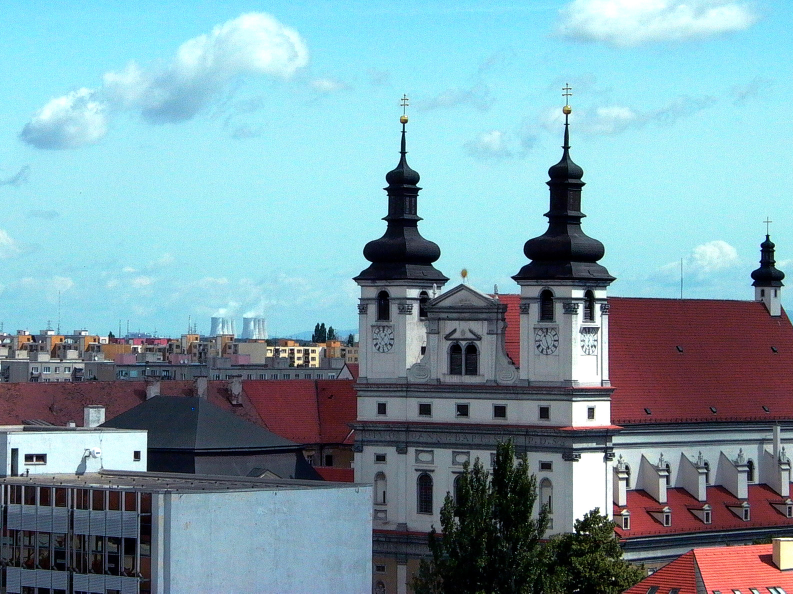
#> input picture Year 1/Computer Vision/Labs/lab4/cathedral_img1.jpg, 1586 x 1187 px (shown at 1/2 size); its folder holds only this picture in this run
$ jupyter execute --allow-errors 'Lab4 - schelet.ipynb'
#> lines starting #> are read from the running program, lines starting #| are printed output that depends on the picture
## Computer vision
### Image matching

[cell 1]
import numpy as np
import cv2 as cv
import glob
import os
import matplotlib.pyplot as plt
import pandas as pd

[cell 2]
base_folder = './' # change this on your machine
images = glob.glob(os.path.join(base_folder, "*.jpg"))
print(images)

[cell 3]
print(cv.__version__)
# sift doesn't work with version 4.1.2 (is patented)
# in order to make sift working uninstall opencv and install version 3.4.2.16 with opencv-contrib
# pip install opencv-python==3.4.2.16
# pip install opencv-contrib-python==3.4.2.16

[cell 4]
img1 = cv.imread(base_folder + 'cathedral_img1.jpg')
#> img1 is the input picture: shape (1187, 1586, 3); mean B, G, R 169, 158.5, 125.2
img2 = cv.imread(base_folder + 'cathedral_img2.jpg')

img1 = cv.cvtColor(img1, cv.COLOR_BGR2RGB)
#> (the rest of this cell did not finish here and is left out)

We will perform **image matching** based on their local features, a.k.a. interest points.

A local image feature is a tiny patch in the image that's invariant to image scaling, rotation and change in illumination. It's like the tip of a tower, or the corner of a window in the image above. Unlike a random point on the background (sky) in the image above, the tip of the tower can be precise detected in most images of the same scene. It is geometricly (translation, rotation, ...) and photometricly (brightness, exposure, ...) invariant.

[cell 5]
# create ORB object
orb = cv.ORB_create(nfeatures=5000)
# get the keypoints and the corresponding descriptors
kp1, des1 = orb.detectAndCompute(img1, None)
#> kp1 = 5000 keypoints; strongest (x, y, size): (1174, 1064, 31), (743, 525, 31), (863, 527, 31), (1062, 521, 37.2)
print('(1) num of keypoints =', len(kp1))
#| (1) num of keypoints = 5000
print('(1) num of descriptors =', len(des1))
#| (1) num of descriptors = 5000
print('(1) the dimension of one descriptor is', len(des1[1]))
#| (1) the dimension of one descriptor is 32
print('(1) the second descriptor is', des1[1])
#| (1) the second descriptor is [ 33  29 243  69 116 110 111 119 113 226 126  64  17  55 149 116 124 252
#|   50 168 225 178 241 202 101 188 134   0  67 248 102 248]
kp2, des2 = orb.detectAndCompute(img2, None)
#> kp2 = (); des2 = None
print('(2) num of keypoints =', len(kp2))
#| (2) num of keypoints = 0
#> (the rest of this cell did not finish here and is left out)

[cell 6]
# drawing keypoints
drawing_img1 = np.copy(img1)
cv.drawKeypoints(img1, kp1, drawing_img1, flags=cv.DRAW_MATCHES_FLAGS_DRAW_RICH_KEYPOINTS)
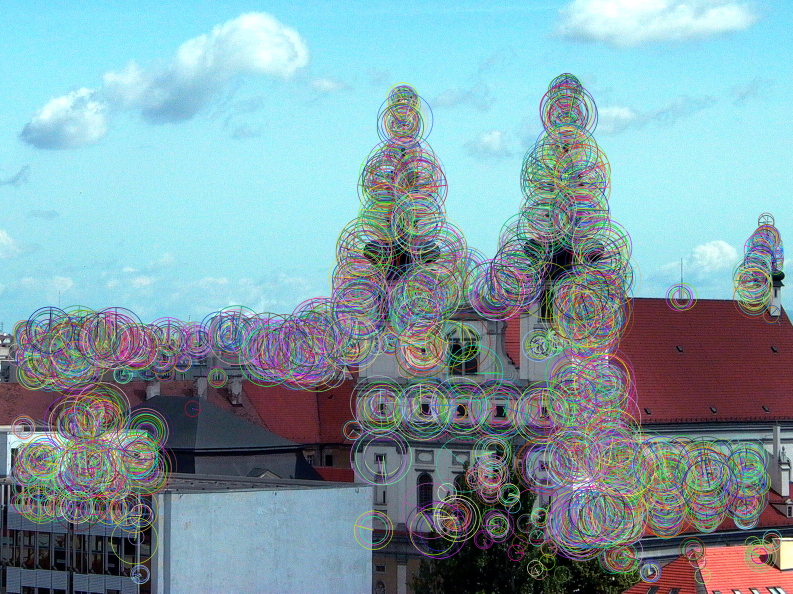
#> drawing_img1: shape (1187, 1586, 3) (shown at 1/2 size); mean R, G, B 128.6, 158.6, 166.9

# drawing keypoints
drawing_img2 = np.copy(img2)
#> (the rest of this cell did not finish here and is left out)
